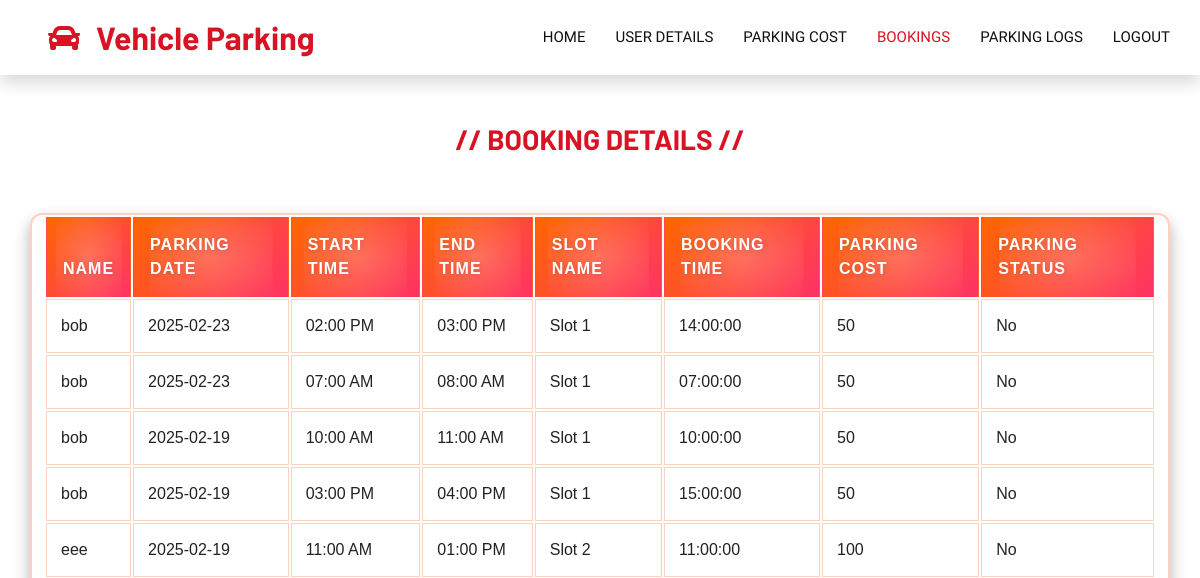
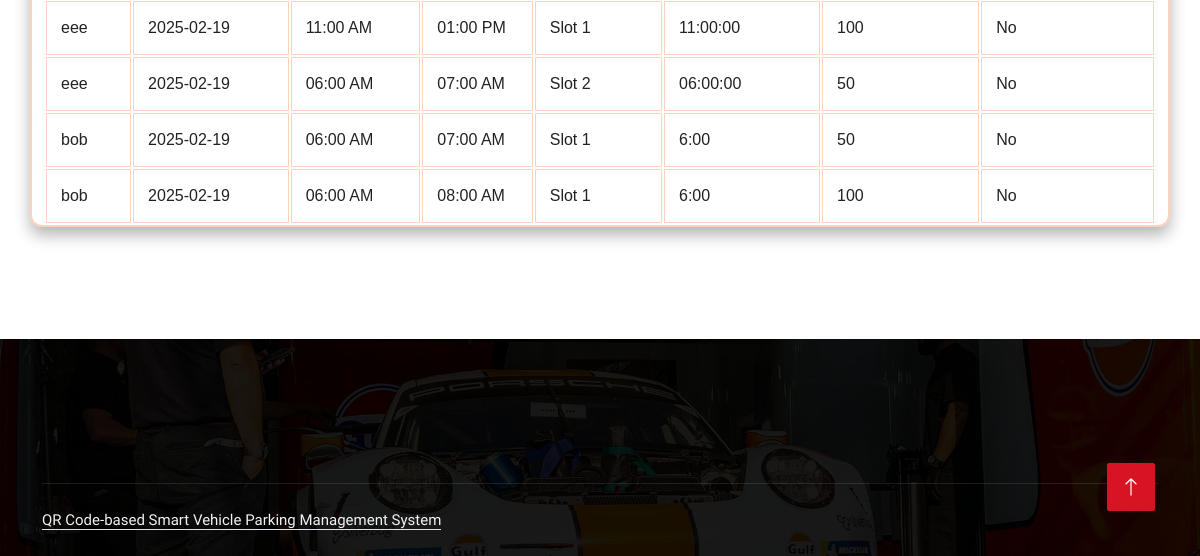
Before: /Bookings.php with the older database file (2 pictures, top to bottom).
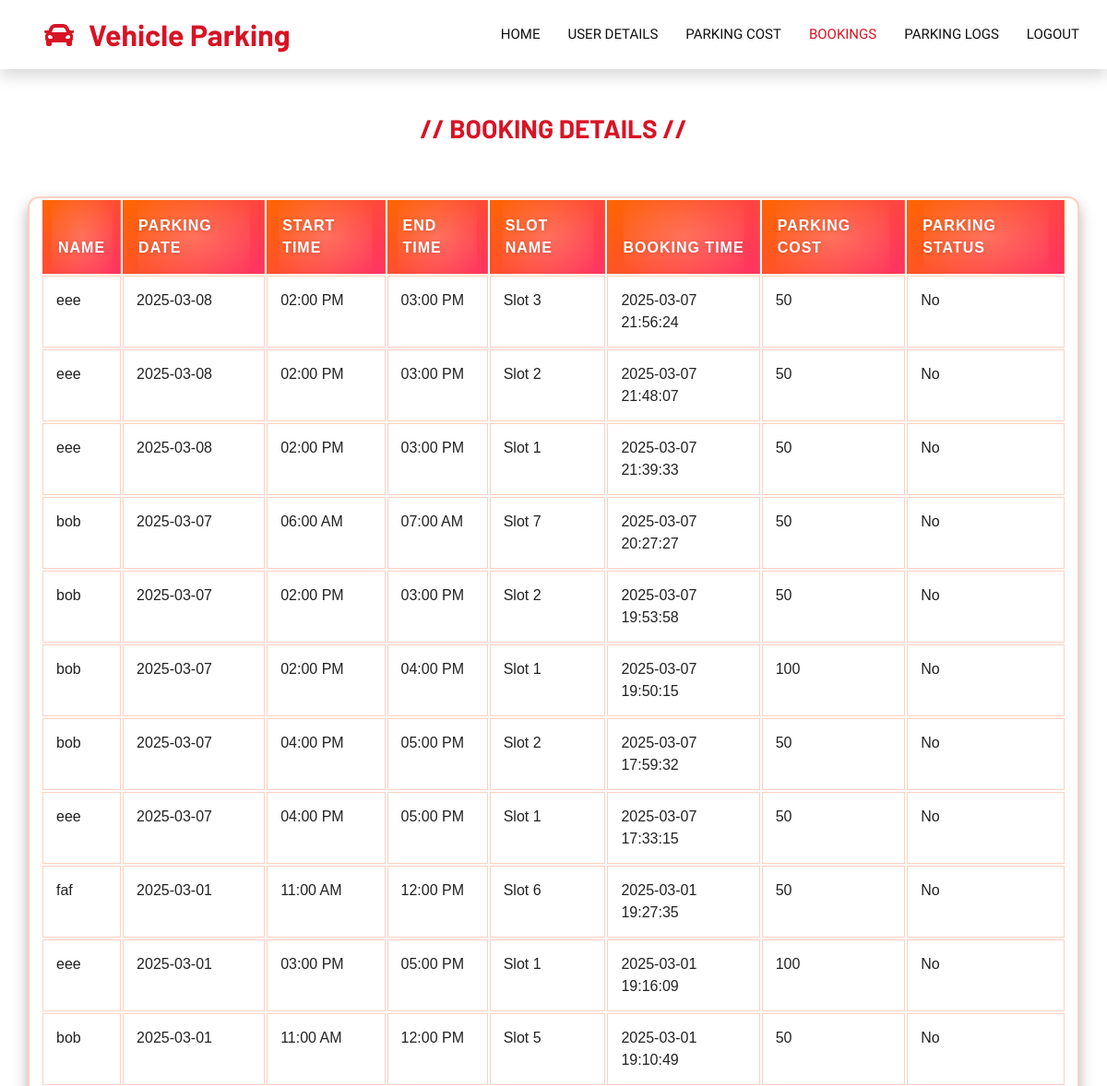
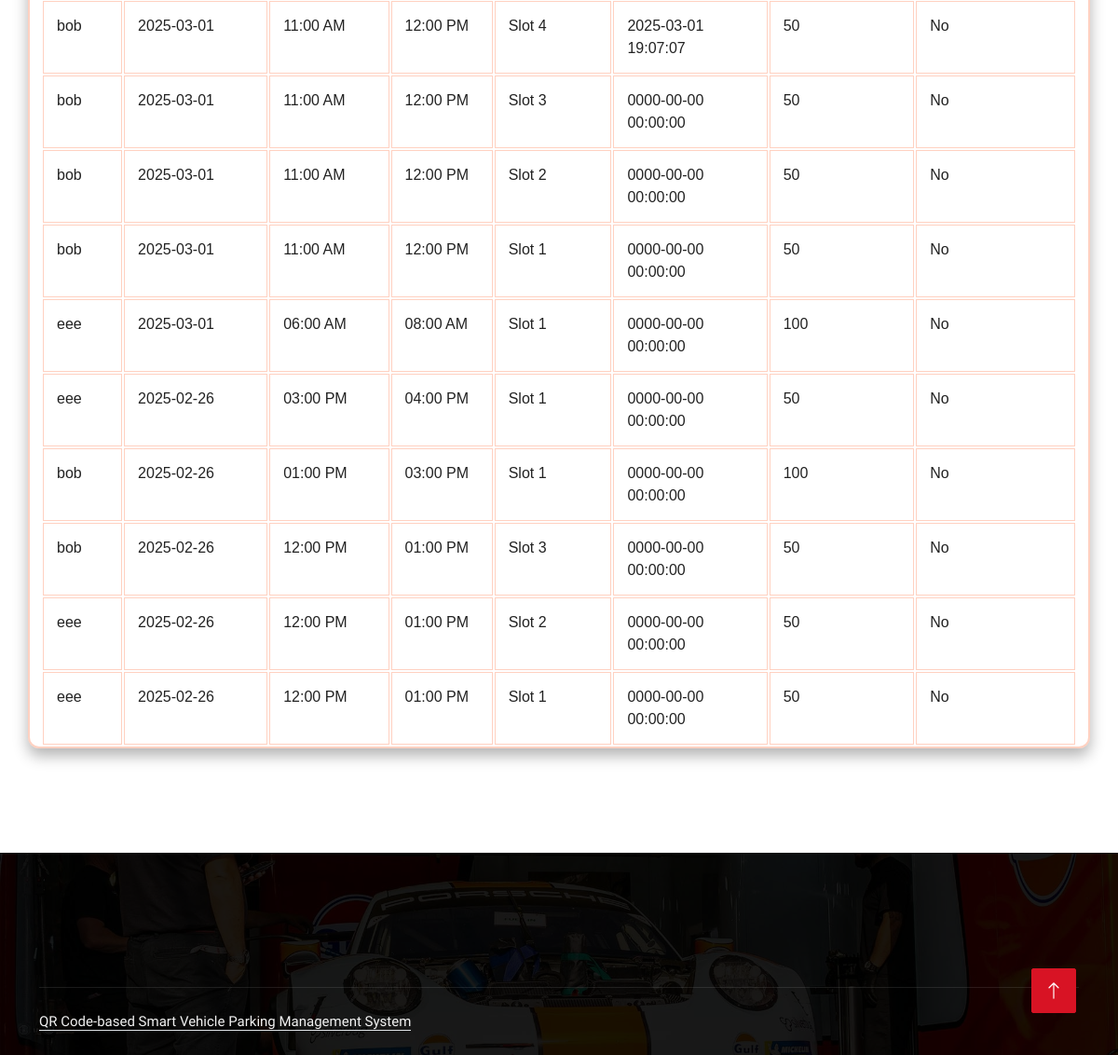
After: the same page with the newer database file (2 pictures, top to bottom).
### tables this page shows
CREATE TABLE `slot_booking` (
  `id` int(10) UNSIGNED NOT NULL,
  `uname` varchar(255) NOT NULL,
  `uid` int(45) NOT NULL,
  `pdate` date NOT NULL,
  `stime` time NOT NULL,
  `phrs` varchar(45) NOT NULL,
  `umail` varchar(45) NOT NULL,
  `slot_name` varchar(255) NOT NULL,
  `time` timestamp NOT NULL DEFAULT current_timestamp(),
  `endtime` time NOT NULL,
  `pcost` varchar(45) NOT NULL,
  `image_data` longblob DEFAULT NULL,
  `codeval` varchar(255) DEFAULT NULL,
  `ustatus` varchar(45) NOT NULL DEFAULT 'No'
);

### Bookings.php (the view, shortened to what this page needs)
<?php
include_once __DIR__ . '/db_connect.php';
try {
    $conn = SQLConnection::getConnection();
} catch (Exception $e) {
    die('Error connecting to the database: ' . $e->getMessage());
}
?>
<!DOCTYPE html>
<html lang="en">
<head>
    <link href="https://cdnjs.cloudflare.com/ajax/libs/font-awesome/5.10.0/css/all.min.css" rel="stylesheet">
    <link href="https://cdn.jsdelivr.net/npm/bootstrap-icons@1.4.1/font/bootstrap-icons.css" rel="stylesheet">
    <link href="lib/animate/animate.min.css" rel="stylesheet">
    <link href="lib/owlcarousel/assets/owl.carousel.min.css" rel="stylesheet">
    <link href="lib/tempusdominus/css/tempusdominus-bootstrap-4.min.css" rel="stylesheet" />
    <link href="css/bootstrap.min.css" rel="stylesheet">
    <link href="css/style.css" rel="stylesheet">
    <link href="css/table.css" rel="stylesheet">
</head>
<body>
    <nav class="navbar navbar-expand-lg bg-white navbar-light shadow sticky-top p-0">
        <a href="#" class="navbar-brand d-flex align-items-center px-4 px-lg-5">
            <h2 class="m-0 text-primary"><i class="fa fa-car me-3"></i>Vehicle Parking</h2>
        </a>
        <div class="collapse navbar-collapse" id="navbarCollapse">
            <div class="navbar-nav ms-auto p-4 p-lg-0">
                <a href="AdminHome.php" class="nav-item nav-link">Home</a>
                <a href="UserDetails.php" class="nav-item nav-link">User Details</a>
                <a href="ParkingCost.php" class="nav-item nav-link">Parking Cost</a>
                <a href="Bookings.php" class="nav-item nav-link active">Bookings</a>
                <a href="ParkingLogs1.php" class="nav-item nav-link">Parking Logs</a>
                <a href="logout.php" class="nav-item nav-link">Logout</a>
            </div>
        </div>
    </nav>
    <div class="container-xxl py-5 wow fadeInUp" data-wow-delay="0.1s">
        <div class="container">
            <div class="text-center wow fadeInUp" data-wow-delay="0.1s">
                <h3 class="text-primary text-uppercase">// Booking Details //</h3>
                <br><br>
            </div>
            <div class="row g-4">
                <table id="naresh" class="table table-bordered">
                    <thead>
                        <tr>
                            <th>Name</th>
                            <th>Parking Date</th>
                            <th>Start Time</th>
                            <th>End Time</th>
                            <th>Slot Name</th>
                            <th>Booking Time</th>
                            <th>Parking Cost</th>
                            <th>Parking Status</th>
                        </tr>
                    </thead>
                    <tbody>
                        <?php
                        try {
                            $stmt = $conn->query("SELECT * FROM slot_booking ORDER BY id DESC");
                            while ($row = $stmt->fetch(PDO::FETCH_ASSOC)) {
                                $stime = date('h:i A', strtotime($row['stime']));
                                $endtime = date('h:i A', strtotime($row['endtime']));
                                echo "<tr>
                                        <td>{$row['uname']}</td>
                                        <td>{$row['pdate']}</td>
                                        <td>{$stime}</td>
                                        <td>{$endtime}</td>
                                        <td>{$row['slot_name']}</td>
                                        <td>{$row['time']}</td>
                                        <td>{$row['pcost']}</td>
                                        <td>{$row['ustatus']}</td>
                                    </tr>";
                            }
                        } catch (PDOException $e) {
                            echo "Error: " . $e->getMessage();
                        }
                        ?>
                    </tbody>
                </table>
            </div>
        </div>
    </div>
    <div class="container-fluid bg-dark text-light footer pt-5 mt-5 wow fadeIn" data-wow-delay="0.1s">
        <div class="container py-5">
            <div class="row g-5">
            </div>
        </div>
        <div class="container">
            <div class="copyright">
                <div class="row">
                    <div class="col-md-6 text-center text-md-start mb-3 mb-md-0">
                        <a class="border-bottom" href="#">QR Code-based Smart Vehicle Parking Management System</a>
                    </div>
                </div>
            </div>
        </div>
    </div>
    <a href="#" class="btn btn-lg btn-primary btn-lg-square back-to-top"><i class="bi bi-arrow-up"></i></a>
</body>
</html>

### css/style.css (style rules this page uses)
:root { --primary: #D81324; --secondary: #0B2154; --light: #F2F2F2; --dark: #111111; }
.back-to-top { position: fixed; display: none; right: 45px; bottom: 45px; z-index: 99; }
.btn { font-weight: 500; text-transform: uppercase; transition: .5s; }
.btn.btn-primary, .btn.btn-secondary { color: #FFFFFF; }
.btn-lg-square { width: 48px; height: 48px; }
.btn-square, .btn-sm-square, .btn-lg-square { padding: 0; display: flex; align-items: center; justify-content: center; font-weight: normal; border-radius: 2px; }
.navbar-light .navbar-nav .nav-link { margin-right: 30px; padding: 25px 0; color: #FFFFFF; font-size: 15px; text-transform: uppercase; outline: none; }
.navbar-light .navbar-nav .nav-link:hover, .navbar-light .navbar-nav .nav-link.active { color: var(--primary); }
.navbar-light .navbar-brand, .navbar-light a.btn { height: 75px; }
.navbar-light .navbar-nav .nav-link { color: var(--dark); font-weight: 500; }
.navbar-light.sticky-top { top: -100px; transition: .5s; }
.footer { background: linear-gradient(rgba(0, 0, 0, .9), rgba(0, 0, 0, .9)), url(../img/carousel-bg-1.jpg) center center no-repeat; background-size: cover; }
.footer .copyright { padding: 25px 0; font-size: 15px; border-top: 1px solid rgba(256, 256, 256, .1); }
.footer .copyright a { color: var(--light); }

### css/table.css (style rules this page uses)
#naresh { font-family: "Poppins", Arial, sans-serif; border-collapse: separate; width: 100%; border-radius: 12px; overflow: hidden; box-shadow: 0 8px 16px rgba(0, 0, 0, 0.3); background: rgba(255, 255, 255, 0.1); backdrop-filter: blur(10px); border: 2px solid rgba(255, 102, 51, 0.3); }
#naresh th { padding: 16px; text-align: left; font-weight: bold; text-transform: uppercase; background: linear-gradient(135deg, #ff6600, #ff3366); color: white; letter-spacing: 1px; position: relative; text-shadow: 1px 1px 5px rgba(0, 0, 0, 0.2); }
#naresh th::after { content: ""; position: absolute; top: 0; left: 50%; width: 80%; height: 100%; background: radial-gradient(rgba(255, 255, 255, 0.2), transparent); transform: translateX(-50%); z-index: 1; }
#naresh td { padding: 14px; border: 1px solid rgba(255, 102, 51, 0.3); color: #222; font-size: 16px; transition: all 0.3s ease-in-out; position: relative; }
#naresh tr:nth-child(even) { background-color: rgba(255, 255, 255, 0.1); }

Changed rows visible on the page:
removed slot_booking: uname "bob", pdate "2025-02-23", stime "02:00 PM", endtime "03:00 PM", slot_name "Slot 1", time "14:00:00", pcost "50", ustatus "No"
removed slot_booking: uname "bob", pdate "2025-02-23", stime "07:00 AM", endtime "08:00 AM", slot_name "Slot 1", time "07:00:00", pcost "50", ustatus "No"
removed slot_booking: uname "bob", pdate "2025-02-19", stime "10:00 AM", endtime "11:00 AM", slot_name "Slot 1", time "10:00:00", pcost "50", ustatus "No"
removed slot_booking: uname "bob", pdate "2025-02-19", stime "03:00 PM", endtime "04:00 PM", slot_name "Slot 1", time "15:00:00", pcost "50", ustatus "No"
removed slot_booking: uname "eee", pdate "2025-02-19", stime "11:00 AM", endtime "01:00 PM", slot_name "Slot 2", time "11:00:00", pcost "100", ustatus "No"
removed slot_booking: uname "eee", pdate "2025-02-19", stime "11:00 AM", endtime "01:00 PM", slot_name "Slot 1", time "11:00:00", pcost "100", ustatus "No"
removed slot_booking: uname "eee", pdate "2025-02-19", stime "06:00 AM", endtime "07:00 AM", slot_name "Slot 2", time "06:00:00", pcost "50", ustatus "No"
removed slot_booking: uname "bob", pdate "2025-02-19", stime "06:00 AM", endtime "07:00 AM", slot_name "Slot 1", time "6:00", pcost "50", ustatus "No"
removed slot_booking: uname "bob", pdate "2025-02-19", stime "06:00 AM", endtime "08:00 AM", slot_name "Slot 1", time "6:00", pcost "100", ustatus "No"
added slot_booking: uname "eee", pdate "2025-03-08", stime "02:00 PM", endtime "03:00 PM", slot_name "Slot 3", time "2025-03-07 21:56:24", pcost "50", ustatus "No"
added slot_booking: uname "eee", pdate "2025-03-08", stime "02:00 PM", endtime "03:00 PM", slot_name "Slot 2", time "2025-03-07 21:48:07", pcost "50", ustatus "No"
added slot_booking: uname "eee", pdate "2025-03-08", stime "02:00 PM", endtime "03:00 PM", slot_name "Slot 1", time "2025-03-07 21:39:33", pcost "50", ustatus "No"
added slot_booking: uname "bob", pdate "2025-03-07", stime "06:00 AM", endtime "07:00 AM", slot_name "Slot 7", time "2025-03-07 20:27:27", pcost "50", ustatus "No"
added slot_booking: uname "bob", pdate "2025-03-07", stime "02:00 PM", endtime "03:00 PM", slot_name "Slot 2", time "2025-03-07 19:53:58", pcost "50", ustatus "No"
added slot_booking: uname "bob", pdate "2025-03-07", stime "02:00 PM", endtime "04:00 PM", slot_name "Slot 1", time "2025-03-07 19:50:15", pcost "100", ustatus "No"
added slot_booking: uname "bob", pdate "2025-03-07", stime "04:00 PM", endtime "05:00 PM", slot_name "Slot 2", time "2025-03-07 17:59:32", pcost "50", ustatus "No"
added slot_booking: uname "eee", pdate "2025-03-07", stime "04:00 PM", endtime "05:00 PM", slot_name "Slot 1", time "2025-03-07 17:33:15", pcost "50", ustatus "No"
added slot_booking: uname "faf", pdate "2025-03-01", stime "11:00 AM", endtime "12:00 PM", slot_name "Slot 6", time "2025-03-01 19:27:35", pcost "50", ustatus "No"
added slot_booking: uname "eee", pdate "2025-03-01", stime "03:00 PM", endtime "05:00 PM", slot_name "Slot 1", time "2025-03-01 19:16:09", pcost "100", ustatus "No"
added slot_booking: uname "bob", pdate "2025-03-01", stime "11:00 AM", endtime "12:00 PM", slot_name "Slot 5", time "2025-03-01 19:10:49", pcost "50", ustatus "No"
added slot_booking: uname "bob", pdate "2025-03-01", stime "11:00 AM", endtime "12:00 PM", slot_name "Slot 4", time "2025-03-01 19:07:07", pcost "50", ustatus "No"
added slot_booking: uname "bob", pdate "2025-03-01", stime "11:00 AM", endtime "12:00 PM", slot_name "Slot 3", time "0000-00-00 00:00:00", pcost "50", ustatus "No"
added slot_booking: uname "bob", pdate "2025-03-01", stime "11:00 AM", endtime "12:00 PM", slot_name "Slot 2", time "0000-00-00 00:00:00", pcost "50", ustatus "No"
added slot_booking: uname "bob", pdate "2025-03-01", stime "11:00 AM", endtime "12:00 PM", slot_name "Slot 1", time "0000-00-00 00:00:00", pcost "50", ustatus "No"
added slot_booking: uname "eee", pdate "2025-03-01", stime "06:00 AM", endtime "08:00 AM", slot_name "Slot 1", time "0000-00-00 00:00:00", pcost "100", ustatus "No"
added slot_booking: uname "eee", pdate "2025-02-26", stime "03:00 PM", endtime "04:00 PM", slot_name "Slot 1", time "0000-00-00 00:00:00", pcost "50", ustatus "No"
added slot_booking: uname "bob", pdate "2025-02-26", stime "01:00 PM", endtime "03:00 PM", slot_name "Slot 1", time "0000-00-00 00:00:00", pcost "100", ustatus "No"
added slot_booking: uname "bob", pdate "2025-02-26", stime "12:00 PM", endtime "01:00 PM", slot_name "Slot 3", time "0000-00-00 00:00:00", pcost "50", ustatus "No"
added slot_booking: uname "eee", pdate "2025-02-26", stime "12:00 PM", endtime "01:00 PM", slot_name "Slot 2", time "0000-00-00 00:00:00", pcost "50", ustatus "No"
added slot_booking: uname "eee", pdate "2025-02-26", stime "12:00 PM", endtime "01:00 PM", slot_name "Slot 1", time "0000-00-00 00:00:00", pcost "50", ustatus "No"
